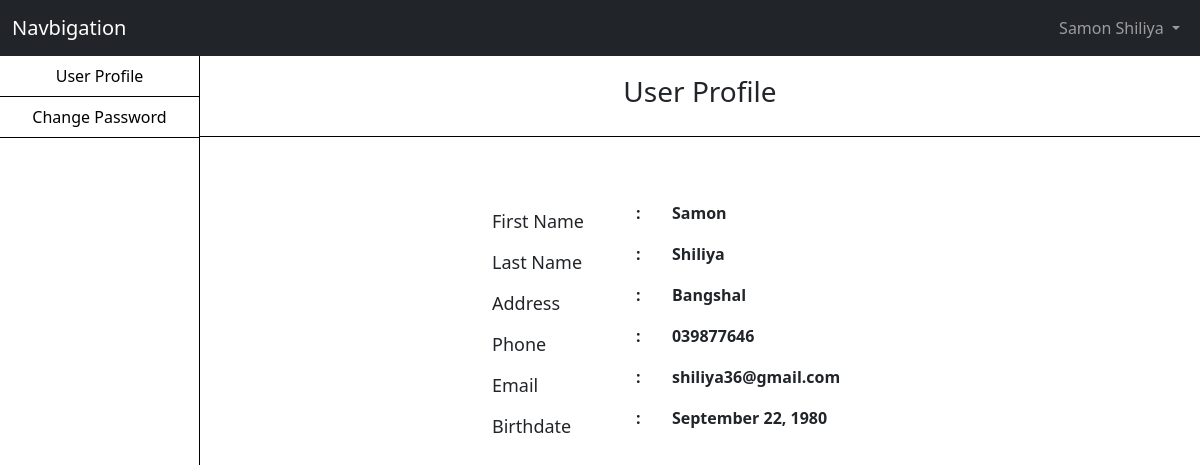
/profile.php (signed in), run on the app's committed database.
### tables this page shows
CREATE TABLE `user` (
  `id` int(11) NOT NULL,
  `firstname` varchar(255) NOT NULL,
  `lastname` varchar(255) NOT NULL,
  `address` varchar(255) NOT NULL,
  `phone` varchar(20) NOT NULL,
  `email` varchar(50) NOT NULL,
  `dob` date NOT NULL,
  `password` varchar(255) NOT NULL
);

### profile.php (the view, shortened to what this page needs)
<?php
  require 'controllers/db_credentials.php';
  if (isset($_SESSION['email']))
  {
    $email = $_SESSION['email'];
    $qry =  $mysqli->query("SELECT * FROM `user` WHERE email = '$email'");
    while ($row = $qry->fetch_assoc())
    {
      $fname = $row['firstname'];
      $lname = $row['lastname'];
      $phn = $row['phone'];
      $address = $row['address'];
      $dob = date("F d, Y", strtotime($row['dob']));
    }
  }
?>
<!DOCTYPE html>
<html lang="en">
<head>
    <link href="https://cdn.jsdelivr.net/npm/bootstrap@5.0.2/dist/css/bootstrap.min.css" rel="stylesheet">
    <link rel="stylesheet" href="https://pro.fontawesome.com/releases/v5.10.0/css/all.css"/>
    <link rel="stylesheet" href="css/style.css">
</head>
<body>
    <div class="container-fluid px-0 mx-0">
        <nav class="navbar navbar-expand-lg navbar-dark bg-dark">
            <div class="container-fluid">
              <a class="navbar-brand" href="#">Navbigation</a>
              <div class="collapse navbar-collapse" id="navbarSupportedContent">
                <ul class="navbar-nav ms-auto">
                  <li class="nav-item dropdown">
                    <a class="nav-link dropdown-toggle" href="#" id="navbarDropdownMenuLink" role="button" data-toggle="dropdown" aria-expanded="false">
                      <?php echo $fname ." ". $lname ?>
                    </a>
                  </li>
                </ul>
              </div>
            </div>
          </nav>
         <div class="container-fluid">
          <div class="row sidebar">
            <?php include 'nav.php' ?>
           <div class="col-md-10 px-0 mx-0">
             <div class="text-center user">
               <h3>User Profile</h3>
              </div>
              <div class="container py-4">
                <div class="row reg">
                    <div class="col-md-6 mx-auto">
                        <div class="p-4 my-3">
                            <div class="">
                                <div class="row g-3">
                                    <div class="col-md-4">
                                      <label class="font-18 h-500 col-form-label">First Name</label>
                                    </div>
                                    <div class="col-md-1">
                                      <span class="h-600">:</span>
                                    </div>
                                    <div class="col-md-7">
                                        <span class="h-600">
                                          <?php echo $fname?>
                                        </span>
                                    </div>
                                </div>
                                <div class="row g-3">
                                    <div class="col-md-4">
                                      <label class="font-18 h-500 col-form-label">Last Name</label>
                                    </div>
                                    <div class="col-md-1">
                                      <span class="h-600">:</span>
                                    </div>
                                    <div class="col-md-7">
                                        <span class="h-600"><?php echo $lname?></span>
                                    </div>
                                </div>
                                <div class="row g-3">
                                    <div class="col-md-4">
                                      <label class="font-18 h-500 col-form-label">Address</label>
                                    </div>
                                    <div class="col-md-1">
                                      <span class="h-600">:</span>
                                    </div>
                                    <div class="col-md-7">
                                        <span class="h-600"><?php echo $address?></span>
                                    </div>
                                </div>
                                <div class="row g-3">
                                    <div class="col-md-4">
                                      <label class="font-18 h-500 col-form-label">Phone</label>
                                    </div>
                                    <div class="col-md-1">
                                      <span class="h-600">:</span>
                                    </div>
                                    <div class="col-md-7">
                                        <span class="h-600"><?php echo $phn?></span>
                                    </div>
                                </div>
                                <div class="row g-3">
                                    <div class="col-md-4">
                                      <label class="font-18 h-500 col-form-label">Email</label>
                                    </div>
                                    <div class="col-md-1">
                                      <span class="h-600">:</span>
                                    </div>
                                    <div class="col-md-7">
                                        <span class="h-600"><?php echo $email?></span>
                                    </div>
                                </div>
                                <div class="row g-3">
                                    <div class="col-md-4">
                                      <label class="font-18 h-500 col-form-label">Birthdate</label>
                                    </div>
                                    <div class="col-md-1">
                                      <span class="h-600">:</span>
                                    </div>
                                    <div class="col-md-7">
                                        <span class="h-600"><?php echo $dob?></span>
                                    </div>
                                </div>
                            </div>
                        </div>
                    </div>
                </div>
            </div>
           </div>
           </div>
         </div>
    </div>
</body>
</html>

### css/style.css (style rules this page uses)
* { box-sizing: border-box; }
.font-18 { font-size: 18px; }
.h-500 { font-weight: 500; }
.h-600 { font-weight: 600; }
.dropdown { display: inline-block; }
.user { padding: 1.2rem 0; border-bottom: 1px solid black; }

### data on the page
user: firstname "Samon", lastname "Shiliya", address "Bangshal", phone "039877646", dob "September 22, 1980"

### other printed values
$email "shiliya36@gmail.com"
